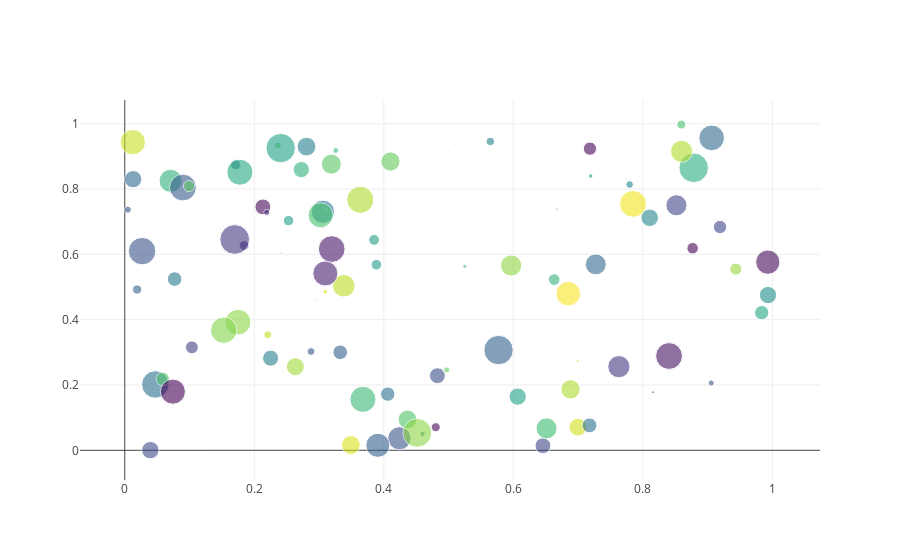

The notebook cell saved with this chart:
### Code cell
N = 100
x = np.random.rand(N)
y = np.random.rand(N)
colors = np.random.rand(N)
sz = np.random.rand(N)*30

fig = go.Figure()
fig.add_scatter(x=x,
                y=y,
                mode='markers',
                marker={'size': sz,
                        'color': colors,
                        'opacity': 0.6,
                        'colorscale': 'Viridis'
                       });
iplot(fig)
